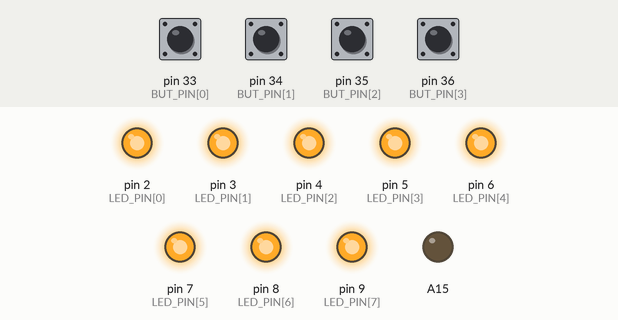
Simulated run of this sketch. Board: Arduino Mega 2560, built with avr-gcc and run on an emulated ATmega2560. Parts: output pins drawn as LEDs (lit = HIGH). Dashed ring = blinking. The test bench sets the inputs (shaded band); at power-on: pin 33 (BUT_PIN[0]), pin 34 (BUT_PIN[1]), pin 35 (BUT_PIN[2]), pin 36 (BUT_PIN[3]) HIGH.

Above: at 1.2 s.
1.3 s: pin 33 (BUT_PIN[0]) pulled LOW for 0.15 s
At 1.91 s:
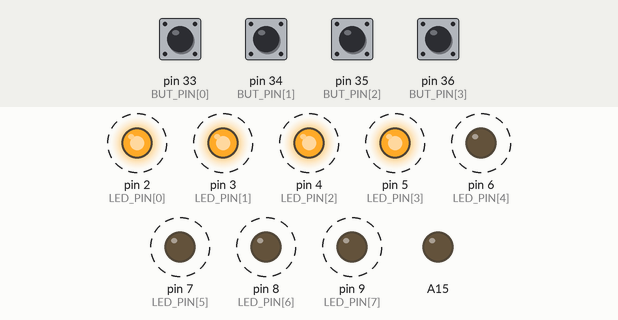
4.3 s: pin 34 (BUT_PIN[1]) pulled LOW for 0.15 s
At 4.61 s:
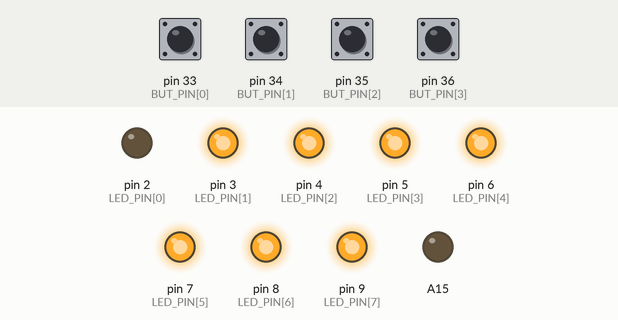
At 5.21 s:
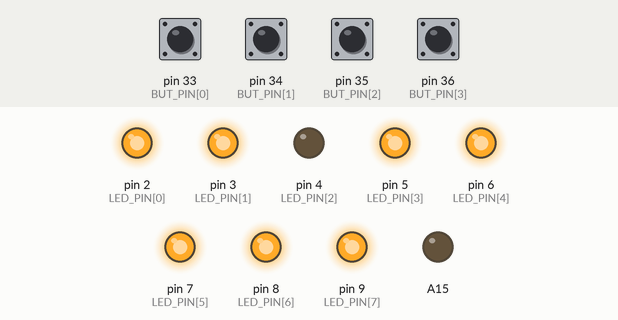
Timing chart, 0 to 13.3 s (numbered marks = the images above; inputs shaded):
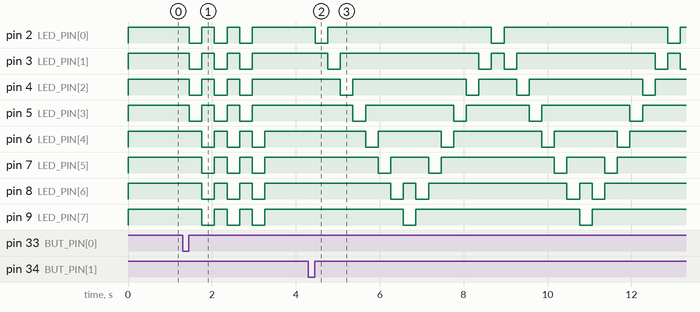

Measured:
- after the input at 1.3 s, pin 2 (LED_PIN[0]), pin 3 (LED_PIN[1]): alternates HIGH for 0.30 s and LOW for 0.30 s, 6 changes in all, then stays HIGH, starting after 0.16 s
- after the input at 4.3 s, pin 2 (LED_PIN[0]): alternates HIGH for 3.9 s and LOW for 0.30 s, starting after 0.16 s; pin 3 (LED_PIN[1]): HIGH → LOW after 0.46 s, → HIGH 0.30 s later, → LOW 3.3 s later, → HIGH 0.30 s later, … (9 changes in this stretch)

The sketch:

ex1012_SW_LED.ino
```cpp
/*
 Name:		ex0928_LED.ino
 Created:	2019/9/28 上午 10:45:34
 Author:	s2862
*/
int LED_PIN[] = { 2, 3, 4, 5, 6, 7, 8, 9 };

int BUT_PIN[] = { 33,34,35,36 };
int delay_time = 300;

bool SW(int);
void action(int);
void clean(void);
void sw1_act(void);
void sw2_act(void);
void sw3_act(void);
void sw4_act(void);

void setup()
{
	for (int i = 0; i < 8; i++)
		pinMode(LED_PIN[i], OUTPUT);
	for (int i = 0; i < 4; i++)
		pinMode(BUT_PIN[i], INPUT_PULLUP);

	pinMode(A15, OUTPUT);
	digitalWrite(A15, LOW);
	clean();
}

void loop()
{
	for (int i = 0; i < 4; i++)
		if (SW(BUT_PIN[i]))
			action(i);
}

bool SW(int pin)
{
	delay(20);
	bool sw = digitalRead(pin);
	if (!sw)
	{
		do
		{
			delay(20);
			sw = digitalRead(pin);
		} while (!sw);
		return true;
	}
	return false;
}

void action(int s)
{
	for (int i = 0; i < 3; i++)
	{
		switch (s)
		{
		case 0:
			sw1_act();
			break;
		case 1:
			sw2_act();
			break;
		case 2:
			sw3_act();
			break;
		case 3:
			sw4_act();
			break;
		}
		clean();
	}
}

void clean(void)
{
	for (int i = 0; i < 8; i++)
		digitalWrite(LED_PIN[i], HIGH);
}

void sw1_act()
{
	int idx = 0, j = 0;;
	for (int i = 0; i < 2; i++)
	{
		clean();
		for (int j = 0; j < 4; j++)
			digitalWrite(LED_PIN[idx++], LOW);
		delay(delay_time);
	}
}

void sw2_act()
{
	int idx = 0, re = 1;
	for (int i = 0; i < 2; i++)
	{
		for (int j = 0; j < 7; j++)
		{
			digitalWrite(LED_PIN[idx], LOW);
			delay(delay_time);
			idx += re;
			clean();
		}
		re = -re;
	}
}

void sw3_act()
{
	int idx_a = 3, idx_b = 4, re = 1;
	for (int i = 0; i < 2; i++)
	{
		for (int j = 0; j < 3; j++)
		{
			digitalWrite(LED_PIN[idx_a], LOW);
			digitalWrite(LED_PIN[idx_b], LOW);
			idx_a -= re;
			idx_b += re;
			delay(delay_time);
			clean();
		}
		re = -re;
	}
}

void sw4_act()
{
	bool val = false;
	for (int i = 0; i < 2; i++)
	{
		for (int j = 0; j < 8; j++)
			digitalWrite(LED_PIN[j], val);
		val = !val;
		delay(delay_time);
		clean();
	}
}
```
